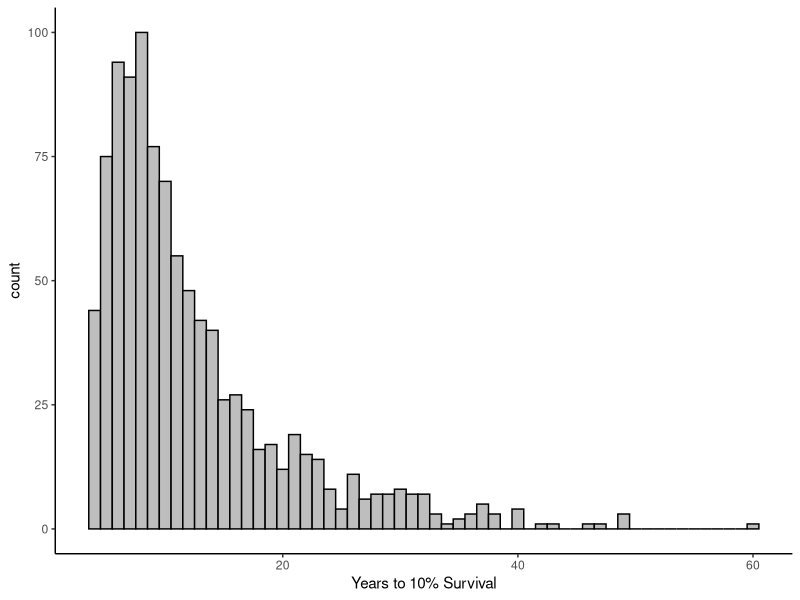

Source code (R):
#Function to turn insecticide selection into selection response, using the
#Breeder's Equation

#h_squared is heritability of the trait
#m = 
#x = insecticide exposure
#B = factor converting exposure into selection differential 
#R = change in mean IR

library(ggplot2)

selection_response = function(B, nrep, h.min, h.max,
                              m.min, m.max, x.min, x.max){
  
  h_squared = runif(nrep, min = h.min, max=h.max)
  m = runif(nrep, min = m.min, max=m.max)
  x = runif(nrep, min = x.min, max=x.max)
  
  R = B*((h_squared) * x * (1 + m)/2) #Breeders Equation
  
  return(data.frame(R)) ##Return insecticide selection response
}


R = (selection_response(B=12.7, nrep=1000, h.min= 0.05, h.max = 0.3,
                        m.min=0, m.max=1, x.min=0.4, x.max=0.9))

R = 10/R

##Check median value
median(R$R)
##Centering around median = 10, B=~12.7


#Plot to give years to 10% Survival (assuming 10 generations per year)
ggplot(data = R, aes(x=R)) +
  geom_histogram(binwidth = 1, fill = "grey", colour = "black") +
  xlab("Years to 10% Survival") +
  theme_classic()


##






